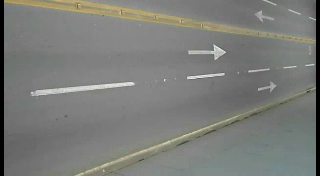
#> input picture frame 37 of Trafikteki Araçları Sayma/traffic.avi, 320 x 176 px
$ python 'Trafikteki_Aracları_Sayma.py'
#> lines starting #> are read from the running program, lines starting #| are printed output that depends on the picture; after the words box and inside, x2 and y2 are one past the last pixel; in counts of white or black regions, pixels touching at a corner belong together
import cv2
import numpy as np

vid = cv2.VideoCapture("traffic.avi")
backsub = cv2.createBackgroundSubtractorMOG2()
c = 0

while True:
    ret,frame = vid.read()
#> frame is the input picture: shape (176, 320, 3); mean B, G, R 121, 124.5, 123.3
    if ret:
        fgmask = backsub.apply(frame)
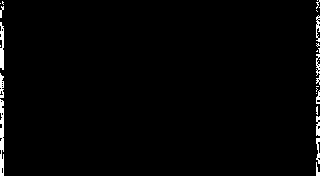
#> fgmask: shape (176, 320); values 127 (black) and 255 (white), 1.6% white; 26 white regions (15 under 20 px), largest, box (x1, y1, x2, y2) and area: (0, 99, 4, 176) 256, (0, 22, 4, 70) 151, (0, 73, 4, 98) 74
        cv2.line(frame,(50,0),(50,300),(0,255,0),2)
        cv2.line(frame,(70,0),(70,300),(0,255,0),2)
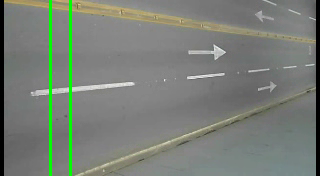
#> frame: shape (176, 320, 3); mean B, G, R 118.6, 126.9, 120.9

        contours,hierarchy =cv2.findContours(fgmask, cv2.RETR_TREE,cv2.CHAIN_APPROX_SIMPLE)
#> contours = [[[0, 0], [0, 175], [319, 175], [319, 0]]]
        try: hierarchy = hierarchy[0]
        except:hierarchy = []

        for contour, hier in zip(contours,hierarchy):
            (x,y,w,h) = cv2.boundingRect(contour)
            if w > 40 and h >40:
                cv2.rectangle(frame, (x,y),(x+w,y+h),(255,0,0),3)
                if x >50 and x<70:
                    c+=1
#> this loop made 1 pass
#> (contour, hier, x, y, w, h) on pass 1: ([[0, 0], [0, 175], [319, 175], [319, 0]], [-1, -1, -1, -1], 0, 0, 320, 176)
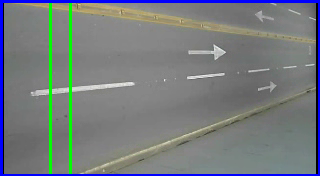
#> frame: shape (176, 320, 3); 4.36% of pixels changed, all inside (x1, y1, x2, y2) = (0, 0, 320, 176)
#> after the loop, c = 0

        cv2.putText(frame,"car"+str(c),(90,100),cv2.FONT_HERSHEY_SIMPLEX,2,(0,0,255),2,cv2.LINE_AA)
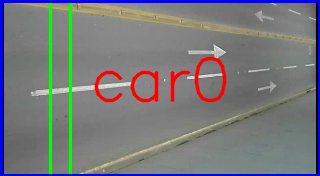
#> frame: shape (176, 320, 3); 2.81% of pixels changed, all inside (x1, y1, x2, y2) = (94, 56, 227, 103)

        cv2.imshow("Car Counter", frame)
        cv2.imshow("Car Counter 2", fgmask)

        if cv2.waitKey(20) & 0xFF == ord("q"):
#> (key q is pressed here)
            break

vid.release()
cv2.destroyAllWindows()

$ run again, starting later in the video
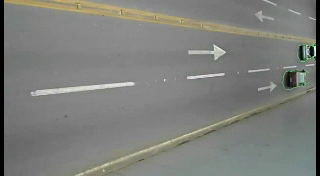
#> input picture frame 168 of Trafikteki Araçları Sayma/traffic.avi, 320 x 176 px
#> frame is the input picture: shape (176, 320, 3); mean B, G, R 122.7, 126.8, 125.5
#> `fgmask = backsub.apply(frame)`:
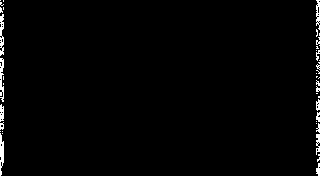
#> fgmask: shape (176, 320); values 127 (black) and 255 (white), 1.5% white; 44 white regions (32 under 20 px), largest, box (x1, y1, x2, y2) and area: (0, 14, 4, 56) 117, (0, 58, 4, 102) 117, (0, 133, 4, 176) 117
#> contours = [[[0, 0], [0, 175], [319, 175], [319, 0]]]
#> the loop `for contour, hier in zip(contours,hierarchy):` made 1 pass
#> (contour, hier, x, y, w, h) on pass 1: ([[0, 0], [0, 175], [319, 175], [319, 0]], [-1, -1, -1, -1], 0, 0, 320, 176)
#> after the loop `for contour, hier in zip(contours,hierarchy):`: c = 0
#> `cv2.putText(frame,"car"+str(c),(90,100),cv2.FONT_HERSHEY_SIMPLEX,2,(0,..`:
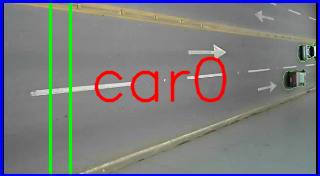
#> frame: shape (176, 320, 3); mean B, G, R 125.4, 122.6, 121.8

$ run again, starting later in the video
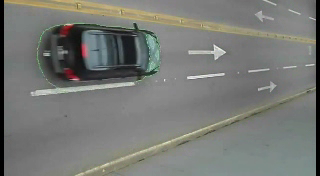
#> input picture frame 299 of Trafikteki Araçları Sayma/traffic.avi, 320 x 176 px
#> frame is the input picture: shape (176, 320, 3); mean B, G, R 117.1, 121.2, 119.4
#> `fgmask = backsub.apply(frame)`:
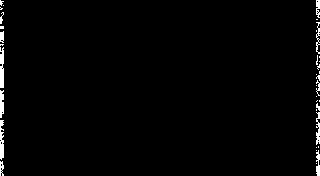
#> fgmask: shape (176, 320); values 127 (black) and 255 (white), 1.6% white; 35 white regions (24 under 20 px), largest, box (x1, y1, x2, y2) and area: (0, 47, 4, 88) 145, (0, 120, 4, 160) 126, (0, 90, 4, 118) 94
#> contours = [[[0, 0], [0, 175], [319, 175], [319, 0]]]
#> the loop `for contour, hier in zip(contours,hierarchy):` made 1 pass
#> (contour, hier, x, y, w, h) on pass 1: ([[0, 0], [0, 175], [319, 175], [319, 0]], [-1, -1, -1, -1], 0, 0, 320, 176)
#> after the loop `for contour, hier in zip(contours,hierarchy):`: c = 0
#> `cv2.putText(frame,"car"+str(c),(90,100),cv2.FONT_HERSHEY_SIMPLEX,2,(0,..`:
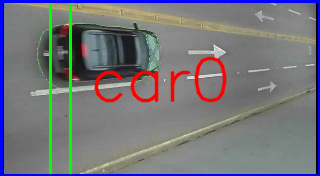
#> frame: shape (176, 320, 3); mean B, G, R 120.5, 117.8, 116.4
